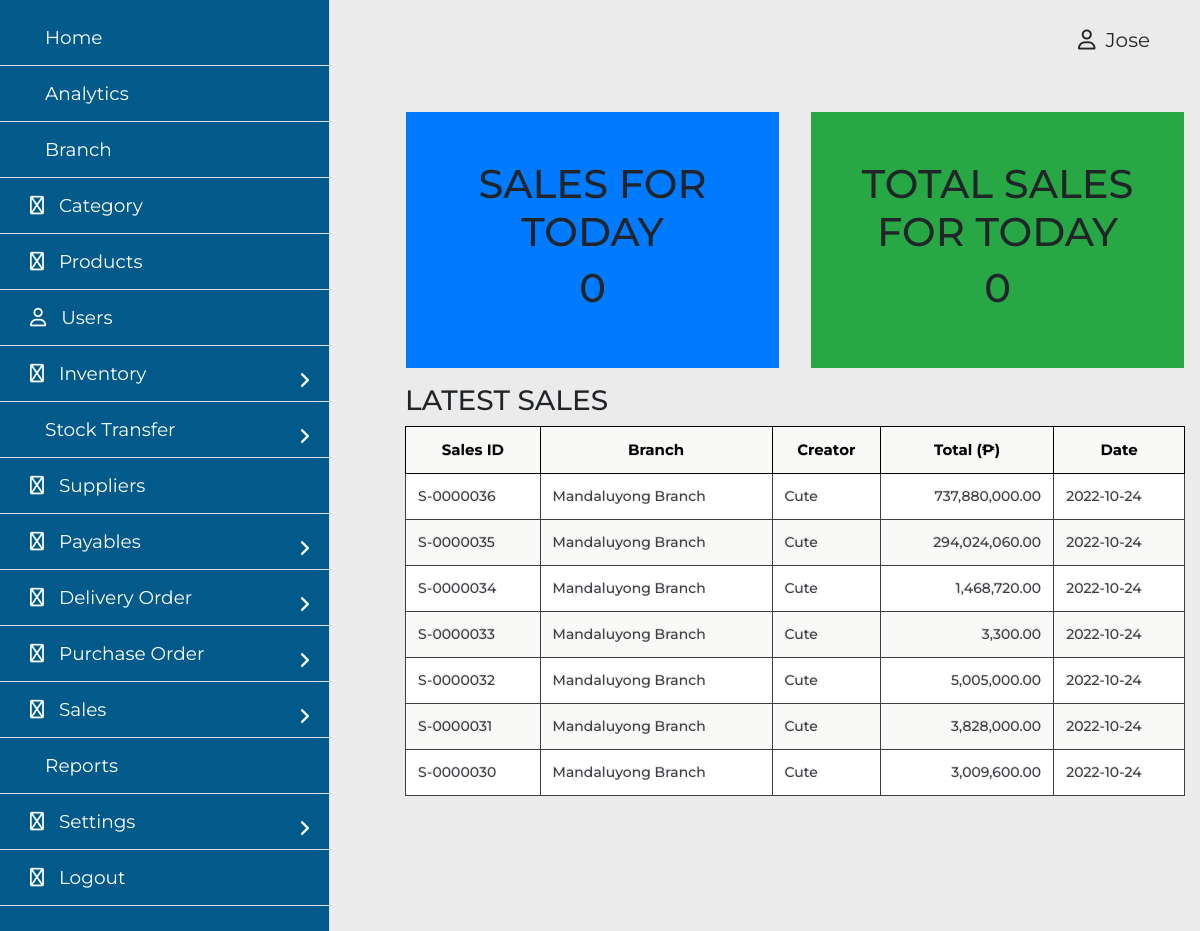
Page /admin/dashboard_index.php (signed in) on the earlier database version.
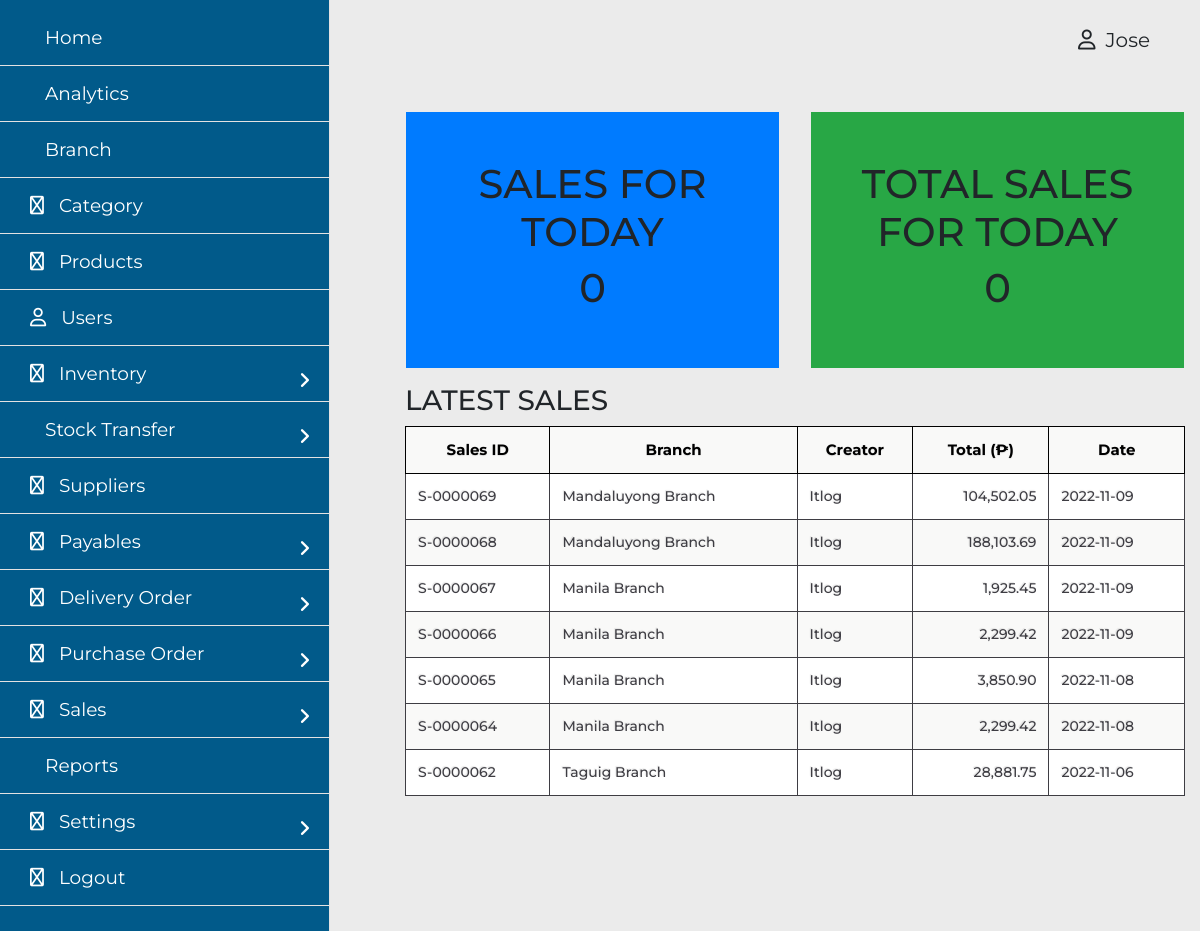
Same page on the later database version.
### tables this page shows
CREATE TABLE `tblusers` (
  `id` varchar(20) NOT NULL,
  `firstname` varchar(100) NOT NULL,
  `lastname` varchar(100) NOT NULL,
  `email` varchar(100) NOT NULL,
  `password` varchar(100) NOT NULL,
  `permission` int(1) NOT NULL,
  `branchid` varchar(10) NOT NULL,
  `active` tinyint(1) NOT NULL
);

CREATE TABLE `tblsales` (
  `id` varchar(10) NOT NULL,
  `total` decimal(20,2) NOT NULL,
  `taxid` int(254) NOT NULL,
  `vat` decimal(20,2) NOT NULL,
  `vattablesale` decimal(20,2) NOT NULL,
  `userid` varchar(10) NOT NULL,
  `branchid` varchar(10) NOT NULL,
  `active` tinyint(1) NOT NULL,
  `salesdate` date NOT NULL DEFAULT current_timestamp()
);

CREATE TABLE `tblbranch` (
  `id` varchar(10) NOT NULL,
  `name` varchar(59) NOT NULL,
  `branchaddress` varchar(59) NOT NULL,
  `contactnumber` varchar(12) NOT NULL,
  `audit` varchar(4) NOT NULL,
  `active` tinyint(1) NOT NULL
);

### actions/getdata.php (called while the page is built, shortened)
<?php
function getFirstName(string $uid) {
	$db = new DbConnect;
	$conn = $db->connect();
	$stmt = $conn->prepare("SELECT tblusers.firstname AS firstname FROM tblusers WHERE id = :uid");
	$stmt->execute([
		':uid' => $uid
	]);
	$users = $stmt->fetchAll(PDO::FETCH_ASSOC);
	foreach ($users as $user) {
		$firstname = $user['firstname'];
	}
	return $firstname;
}
function getId(string $uid) {
	$db = new DbConnect;
	$conn = $db->connect();
	$stmt = $conn->prepare("SELECT tblusers.id AS userid FROM tblusers WHERE id = :uid");
	$stmt->execute([
		':uid' => $uid
	]);
	$users = $stmt->fetchAll(PDO::FETCH_ASSOC);
	foreach ($users as $user) {
		$id = $user['userid'];
	}
	return $id;
}
 ?>

### actions/fetchdasboardsales.php (the view, shortened to what this page needs)
<?php
include 'database_connection.php';
$limit = 7;
$start = 0;
$query = "
SELECT
tblsales.id AS salesid,
tblbranch.name AS branchname,
tblusers.lastname as username,
tblsales.salesdate as calendar,
tblsales.total AS total
FROM tblsales
INNER JOIN tblbranch
ON tblsales.branchid=tblbranch.id
INNER JOIN tblusers
ON tblsales.userid=tblusers.id
WHERE tblsales.active = 1
";
$query .= 'ORDER BY salesid DESC ';
$filter_query = $query . 'LIMIT '.$start.', '.$limit.'';
$statement = $connect->prepare($query);
$statement->execute();
$total_data = $statement->rowCount();
$statement = $connect->prepare($filter_query);
$statement->execute();
$result = $statement->fetchAll();
$output = '
<table class="table table-striped table-bordered" style="background: #CDCDCD; border-collapse: collapse;">
  <tr>
    <th class="text-center" style="border: 1px solid;">Sales ID</th>
    <th class="text-center" style="border: 1px solid;">Branch</th>
    <th class="text-center" style="border: 1px solid;">Creator</th>
    <th class="text-center" style="border: 1px solid;">Total (₱)</th>
    <th class="text-center" style="border: 1px solid;">Date</th>
  </tr>
';
if($total_data > 0)
{
  foreach($result as $row)
  {
    $total = number_format($row["total"], 2);
    $output .= '
    <tr class="data" data-id="'.$row["salesid"].'">
      <td style="border: 1px solid;">'.$row["salesid"].'</td>
      <td style="border: 1px solid;">'.$row["branchname"].'</td>
      <td style="border: 1px solid;">'.$row["username"].'</td>
      <td class="text-right" style="border: 1px solid;">'.$total.'</td>
      <td style="border: 1px solid;">'.$row["calendar"].'</td>
    ';
  }
}
else
{
  $output .= '
  <tr>
    <td colspan="2" align="center">No Data Found</td>
  </tr>
  ';
}
echo $output;
?>

### admin/dashboard_index.php (shortened to what this page needs)
<?php
include '../actions/database_connection.php';
include '../actions/getdata.php';
function displayUser() {
  $output = '';
  if (isset($_SESSION['uid'])) {
    $id = $_SESSION['uid'];
    $userid = getId($id);
    $firstname = getFirstname($id);
    $output  .= '<p id="user" data-id="'.$userid.'">'.$firstname.'</p>';
  }
  return $output;
}
?>
<!DOCTYPE html>
<html lang="en" dir="ltr">
  <head>
    <link rel="stylesheet" href="assets/style.css">
    <link rel="stylesheet" href="https://pro.fontawesome.com/releases/v6.0.0-beta3/css/all.css" type="text/css">
    <link rel="stylesheet" href="https://cdn.jsdelivr.net/npm/bootstrap@4.0.0/dist/css/bootstrap.min.css">
  </head>
  <body style="overflow-y: hidden">
    <div class="side-bar">
      <div class="menu">
        <div class="item"><a href="dashboard_index.php"><i class="fa-regular fa-house-blank"></i>Home</a></div>
        <div class="item"><a href="analytics_index.php"><i class="fa-solid fa-chart-mixed"></i>Analytics</a></div>
        <div class="item"><a href="branch_index.php"><i class="fa-solid fa-ballot"></i>Branch</a></div>
        <div class="item"><a href="category_index.php"><i class="fa-regular fa-table-cells-large"></i>Category</a></div>
        <div class="item"><a href="product_index.php"><i class="fa-regular fa-bag-shopping"></i>Products</a></div>
        <div class="item"><a href="user_index.php"><i class="fa-regular fa-user"></i>Users</a></div>
        <div class="item">
         <a class="sub-btn"><i class="fa-regular fa-warehouse"></i>Inventory<i class="fas fa-angle-right dropdown"></i></a>
        </div>
        <div class="item">
         <a class="sub-btn"><i class="fa-regular fa-box-circle-check"></i>Stock Transfer<i class="fas fa-angle-right dropdown"></i></a>
        </div>
        <div class="item"><a href="suppliers_index.php"><i class="fa-regular fa-tag"></i>Suppliers</a></div>
        <div class="item">
         <a class="sub-btn"><i class="fa-regular fa-money-check-dollar"></i>Payables<i class="fas fa-angle-right dropdown"></i></a>
        </div>
        <div class="item">
         <a class="sub-btn"><i class="fa-regular fa-truck"></i>Delivery Order<i class="fas fa-angle-right dropdown"></i></a>
        </div>
        <div class="item">
         <a class="sub-btn"><i class="fa-regular fa-file-invoice"></i>Purchase Order<i class="fas fa-angle-right dropdown"></i></a>
        </div>
        <div class="item">
         <a class="sub-btn"><i class="fa-regular fa-wallet"></i>Sales<i class="fas fa-angle-right dropdown"></i></a>
        </div>
        <div class="item"><a href="report.php"><i class="fa-regular fa-file-chart-column"></i></i>Reports</a></div>
        <div class="item">
         <a class="sub-btn"><i class="fa-regular fa-gears"></i>Settings<i class="fas fa-angle-right dropdown"></i></a>
        </div>
        <div class="item"><a href="login.php"><i class="fa-regular fa-arrow-right-from-bracket"></i>Logout</a></div>
        </div>
      </div>
    <div class="usericon"><?php echo displayUser(); ?> <i class="fa-regular fa-user"></i></div>
    <div class="content" style="margin-left: 350px;">
        <div class="container-fluid ">
            <div class="row">
                <div class="col m-3  p-5 bg-primary">
                    <h1 id="salestoday" class="headers">SALES FOR TODAY</h1>
                    <h1 id="salescount" class="headers">0</h1>
                </div>
                <div class="col m-3  p-5 bg-success">
                    <h1 id="totalsalestoday" class="headers">TOTAL SALES FOR TODAY </h1>
                    <h1 id="salestotal" class="headers">0</h1>
                </div>
            </div>
            <div class="row">
                <div class="container-fluid w-100 ">
                    <h3>LATEST SALES</h3>
                    <div border="1" class="table-repsonsive" id="dynamic_content"><?php include '../actions/fetchdasboardsales.php' ?></div>
                </div>
            </div>
        </div>
    </div>
  </body>
</html>

### admin/assets/style.css (style rules this page uses)
* { margin: 0; padding: 0; box-sizing: border-box; font-family: "Montserrat", sans-serif; }
body { overflow-x: hidden; min-height: 100vh; background: url(images/bg.png)no-repeat; background-size: cover; background-position: center; }
.usericon { text-align: right; font-size: 20px; margin: 25px 50px; display: flex; align-items: baseline; justify-content: end; flex-direction: row-reverse; gap: 10px; }
.row { padding-left: 40px; }
.side-bar { background: #015a8a; width: 330px; height: 100%; position: fixed; top: 0; left: 0; transition: 0.6s ease; transition-property: left; overflow-y: auto; border-style: none solid none none;; border-width: 1px; border-color: #e3e2e2; }
.side-bar .menu { width: 100%; margin-top: 10px; }
.side-bar .menu .item { position: relative; cursor: pointer; }
.side-bar .menu .item a { color: #ffffff; font-size: 18.5px; text-decoration: none; display: block; padding: 5px 30px; line-height: 45px; border-bottom-style: solid; border-width: 1px; border-color: #e3e2e2; }
.side-bar .menu .item i { margin-right: 15px; }
.side-bar .menu .item a .dropdown { position: absolute; right: 0; margin: 20px; transition: 0.3s ease; }
@media (min-width: 1200px) { th { color: #000000; border-bottom: 4px solid #000000; border-right: 1px solid #000000; font-size: 15px; padding: 15px; background-color: #f9f9f8; text-align: left; text-shadow: 0 1px 1px rgba(0, 0, 0, 0.1); vertical-align: middle; } }
@media (min-width: 1200px) { th:first-child { border-top-left-radius: 3px; } }
@media (min-width: 1200px) { th:last-child { border-top-right-radius: 3px; border-right: none; } }
@media (min-width: 1200px) { tr { border-top: 1px solid #000000; border-bottom: 1px solid #000000; background: #f9f9f8; color: #3e3d43; font-size: 36px; font-weight: normal; text-shadow: 0 1px 1px rgba(256, 256, 256, 0.1); } }
@media (min-width: 1200px) { tr:first-child { border-top: none; } }
@media (min-width: 1200px) { tr:last-child { border-bottom: none; } }
@media (min-width: 1200px) { tr:nth-child(odd) td { background: #f9f9f8; } }
@media (min-width: 1200px) { tr:last-child td:first-child { border-bottom-left-radius: 3px; } }
@media (min-width: 1200px) { td { background: #FFFFFF; padding: 10px; text-align: left; vertical-align: middle; font-weight: 500; font-size: 14px; text-shadow: -1px -1px 1px rgba(0, 0, 0, 0.1); border-right: 1px solid #000000; } }
@media (min-width: 1200px) { td:last-child { border-right: 0px; } }
@media (min-width: 1200px) { th.text-center { text-align: center; } }
@media (min-width: 1200px) { td.text-right { text-align: right; } }

### admin/dashboard_index.php (style rules this page uses)
.headers { text-align: center; }

Differences in the rows shown:
removed tblsales: id "S-0000036", branchid.name "Mandaluyong Branch", userid.lastname "Cute", total "737,880,000.00", salesdate "2022-10-24"
removed tblsales: id "S-0000035", branchid.name "Mandaluyong Branch", userid.lastname "Cute", total "294,024,060.00", salesdate "2022-10-24"
removed tblsales: id "S-0000034", branchid.name "Mandaluyong Branch", userid.lastname "Cute", total "1,468,720.00", salesdate "2022-10-24"
no longer on this page (row unchanged): tblsales: id "S-0000033", branchid.name "Mandaluyong Branch", userid.lastname "Cute", total "3,300.00", salesdate "2022-10-24"
removed tblsales: id "S-0000032", branchid.name "Mandaluyong Branch", userid.lastname "Cute", total "5,005,000.00", salesdate "2022-10-24"
removed tblsales: id "S-0000031", branchid.name "Mandaluyong Branch", userid.lastname "Cute", total "3,828,000.00", salesdate "2022-10-24"
removed tblsales: id "S-0000030", branchid.name "Mandaluyong Branch", userid.lastname "Cute", total "3,009,600.00", salesdate "2022-10-24"
added tblsales: id "S-0000069", branchid.name "Mandaluyong Branch", userid.lastname "Itlog", total "104,502.05", salesdate "2022-11-09"
added tblsales: id "S-0000068", branchid.name "Mandaluyong Branch", userid.lastname "Itlog", total "188,103.69", salesdate "2022-11-09"
added tblsales: id "S-0000067", branchid.name "Manila Branch", userid.lastname "Itlog", total "1,925.45", salesdate "2022-11-09"
added tblsales: id "S-0000066", branchid.name "Manila Branch", userid.lastname "Itlog", total "2,299.42", salesdate "2022-11-09"
added tblsales: id "S-0000065", branchid.name "Manila Branch", userid.lastname "Itlog", total "3,850.90", salesdate "2022-11-08"
added tblsales: id "S-0000064", branchid.name "Manila Branch", userid.lastname "Itlog", total "2,299.42", salesdate "2022-11-08"
added tblsales: id "S-0000062", branchid.name "Taguig Branch", userid.lastname "Itlog", total "28,881.75", salesdate "2022-11-06"
